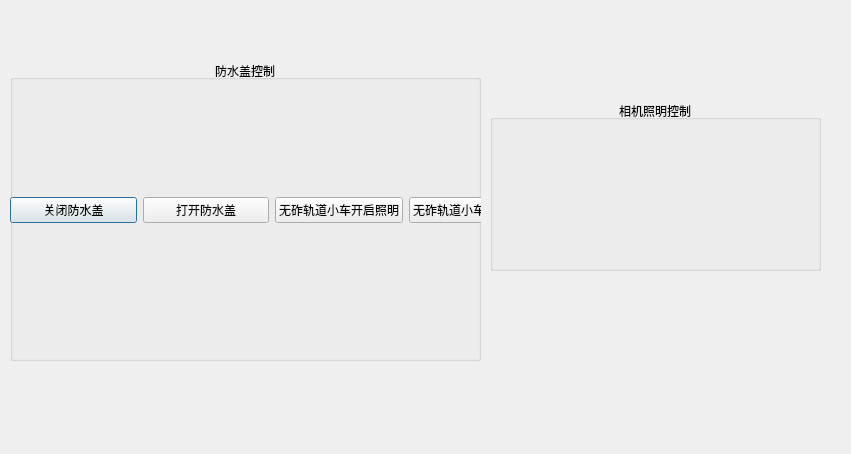
<?xml version="1.0" encoding="UTF-8"?>
<ui version="4.0">
 <class>QSetLightDlg</class>
 <widget class="QDialog" name="QSetLightDlg">
  <property name="geometry">
   <rect>
    <x>0</x>
    <y>0</y>
    <width>851</width>
    <height>454</height>
   </rect>
  </property>
  <property name="windowTitle">
   <string>Dialog</string>
  </property>
  <widget class="QGroupBox" name="groupBox_fangshuigai">
   <property name="geometry">
    <rect>
     <x>10</x>
     <y>60</y>
     <width>471</width>
     <height>301</height>
    </rect>
   </property>
   <property name="title">
    <string>防水盖控制</string>
   </property>
   <property name="alignment">
    <set>Qt::AlignmentFlag::AlignCenter</set>
   </property>
   <widget class="QWidget" name="horizontalLayoutWidget">
    <property name="geometry">
     <rect>
      <x>0</x>
      <y>110</y>
      <width>527</width>
      <height>80</height>
     </rect>
    </property>
    <layout class="QHBoxLayout" name="upLayout">
     <item>
      <widget class="QPushButton" name="pushButton_closeGaizi">
       <property name="text">
        <string>关闭防水盖</string>
       </property>
      </widget>
     </item>
     <item>
      <widget class="QPushButton" name="pushButton_openGaizi">
       <property name="text">
        <string>打开防水盖</string>
       </property>
      </widget>
     </item>
     <item>
      <widget class="QPushButton" name="pushButton_GD_openzhaoming">
       <property name="text">
        <string>无砟轨道小车开启照明</string>
       </property>
      </widget>
     </item>
     <item>
      <widget class="QPushButton" name="pushButton_GD_closemingzhao">
       <property name="text">
        <string>无砟轨道小车关闭照明</string>
       </property>
      </widget>
     </item>
    </layout>
   </widget>
  </widget>
  <widget class="QGroupBox" name="groupBox_light">
   <property name="geometry">
    <rect>
     <x>490</x>
     <y>100</y>
     <width>331</width>
     <height>171</height>
    </rect>
   </property>
   <property name="title">
    <string>相机照明控制</string>
   </property>
   <property name="alignment">
    <set>Qt::AlignmentFlag::AlignCenter</set>
   </property>
   <widget class="QWidget" name="horizontalLayoutWidget_2">
    <property name="geometry">
     <rect>
      <x>80</x>
      <y>30</y>
      <width>160</width>
      <height>80</height>
     </rect>
    </property>
    <layout class="QHBoxLayout" name="downLayout"/>
   </widget>
  </widget>
 </widget>
 <resources/>
 <connections/>
</ui>
